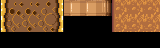

The image is a tile-based game level rendered from a .tmx file. Its description and complete source (layers, tilesets, objects, tile grids) follow:
An orthogonal 10x3 tile map with 16x16 px tiles, 1 tile layer (Tile Layer 1).

<map version="1.0" orientation="orthogonal" renderorder="right-down" width="10" height="3" tilewidth="16" tileheight="16" nextobjectid="1">
 <tileset firstgid="1" name="tileset-platformer" tilewidth="32" tileheight="32" tilecount="102" columns="6">
  <image source="Resources/tileset-platformer.png" width="192" height="544" />
 </tileset>
 <layer name="Tile Layer 1" width="10" height="3">
  <data encoding="csv">
1,2,3,13,14,14,15,4,5,6,
7,8,9,0,0,0,0,10,11,12,
0,0,0,0,0,0,0,0,0,0
</data>
 </layer>
</map>
